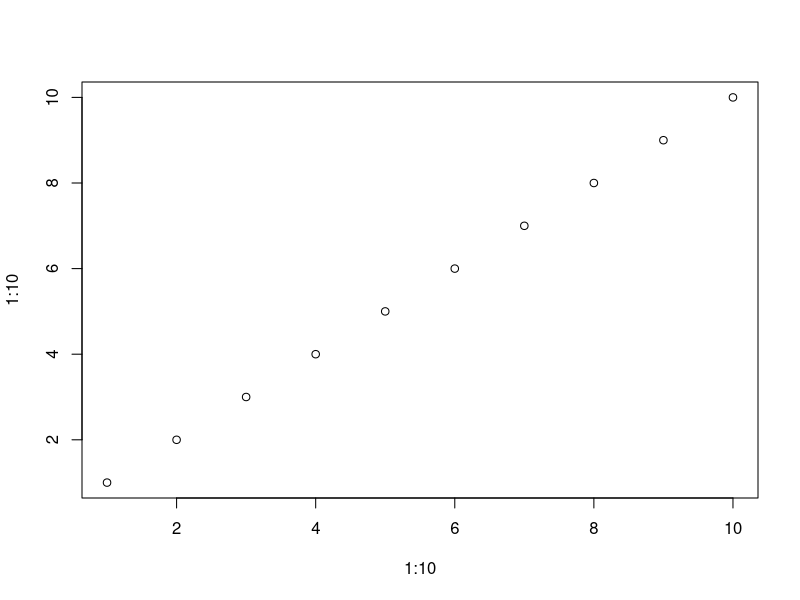
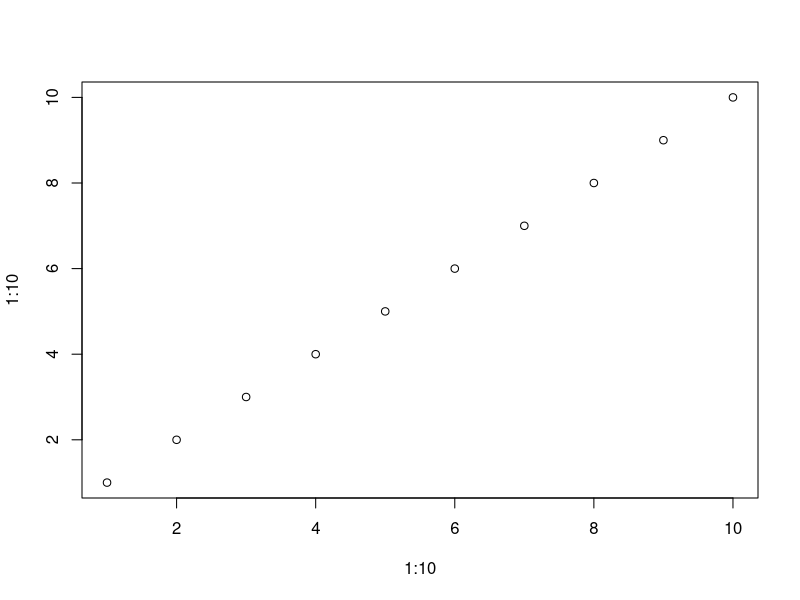

Source code (R) for these figures, in order:
## ---- chunk 1
knitr::opts_chunk$set(echo = TRUE)
## ---- chunk 2
plot(1:10, 1:10)
## ---- chunk 3
plot(1:10, 1:10)
